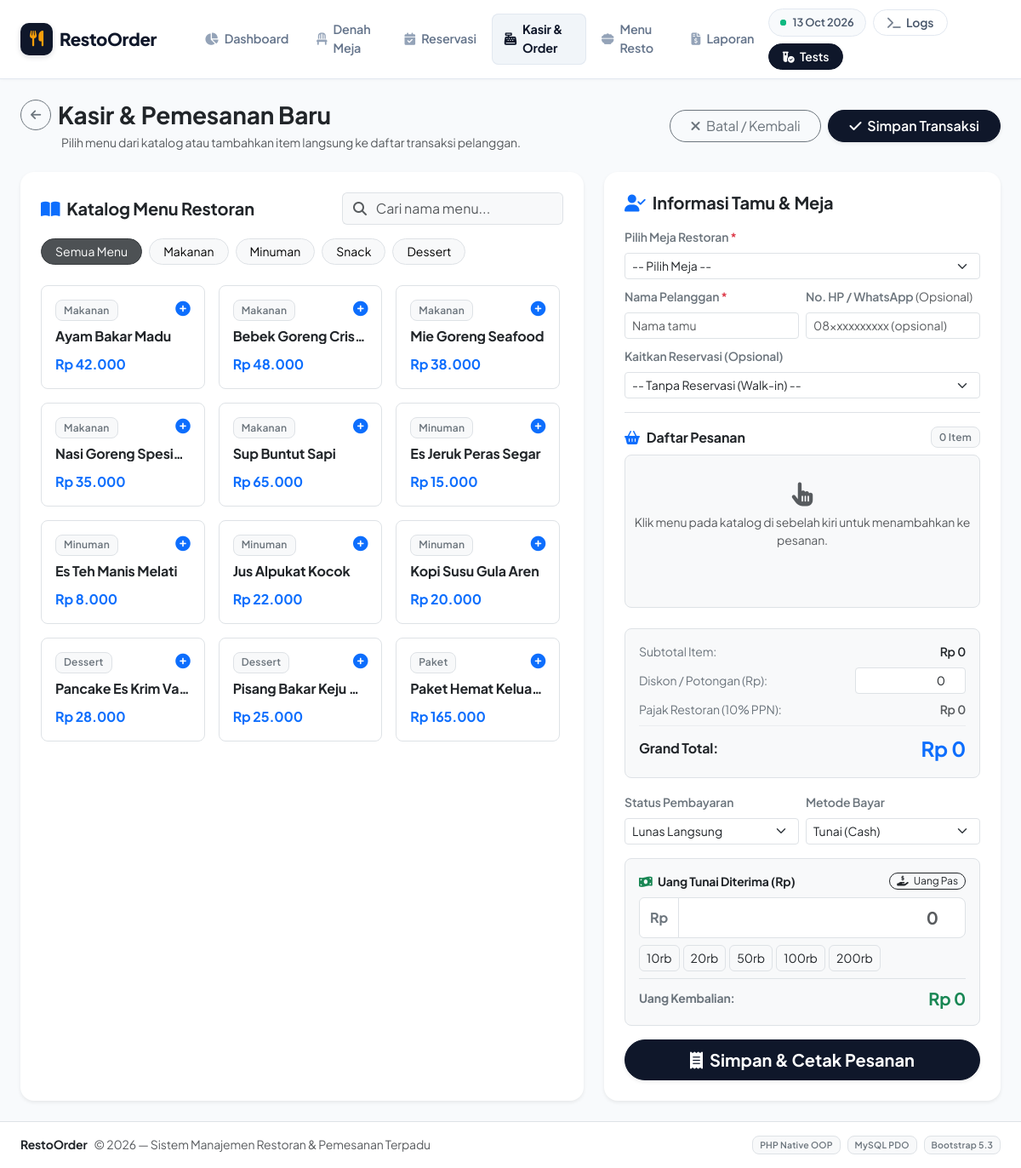
/index.php?page=orders&action=new, run on the app's committed database.
### tables this page shows
CREATE TABLE IF NOT EXISTS `menu_items` (
    `id` INT AUTO_INCREMENT PRIMARY KEY,
    `name` VARCHAR(100) NOT NULL,
    `category` ENUM('Makanan', 'Minuman', 'Dessert', 'Paket') NOT NULL,
    `price` DECIMAL(12,2) NOT NULL,
    `description` TEXT NULL,
    `is_available` TINYINT(1) NOT NULL DEFAULT 1,
    `created_at` TIMESTAMP DEFAULT CURRENT_TIMESTAMP
);

### app/Config/Database.php (called while the page is built, shortened)
<?php
class Database
{
    private static ?Database $instance = null;
    private PDO $connection;
    private function __construct()
    {
        $host     = '127.0.0.1';
        $port     = '3306';
        $dbName   = 'db_restoran';
        $username = 'root';
        $password = '';
        $dsn = "mysql:host={$host};port={$port};dbname={$dbName};charset=utf8mb4";
        $options = [
            PDO::ATTR_ERRMODE            => PDO::ERRMODE_EXCEPTION,
            PDO::ATTR_DEFAULT_FETCH_MODE => PDO::FETCH_ASSOC,
            PDO::ATTR_EMULATE_PREPARES   => false,
        ];
        try {
            $this->connection = new PDO($dsn, $username, $password, $options);
        } catch (PDOException $e) {
            ErrorHandler::logError("Koneksi Database Gagal: " . $e->getMessage());
            die("Koneksi ke database gagal. Pastikan MySQL sudah aktif dan jalankan setup_db.php terlebih dahulu.");
        }
    }
    public static function getInstance(): Database
    {
        if (self::$instance === null) {
            self::$instance = new self();
        }
        return self::$instance;
    }
    public function getConnection(): PDO
    {
        return $this->connection;
    }
}

### app/Core/Model.php (called while the page is built, shortened)
<?php
abstract class Model
{
    public function __construct()
    {
        $this->db = Database::getInstance()->getConnection();
    }
}

### app/Models/MenuItem.php (called while the page is built, shortened)
<?php
class MenuItem extends Model
{
    protected string $table = 'menu_items';
    public function getActiveMenu(?string $category = null): array
    {
        if ($category) {
            $sql = "SELECT * FROM {$this->table} WHERE is_available = 1 AND category = :category ORDER BY name ASC";
            $stmt = $this->db->prepare($sql);
            $stmt->execute([':category' => $category]);
        } else {
            $sql = "SELECT * FROM {$this->table} WHERE is_available = 1 ORDER BY category ASC, name ASC";
            $stmt = $this->db->query($sql);
        }
        return $stmt->fetchAll();
    }
}

### app/Helpers/FormatHelper.php (called while the page is built, shortened)
<?php
class FormatHelper
{
    public static function rupiah(float|int $amount): string
    {
        return 'Rp ' . number_format($amount, 0, ',', '.');
    }
}

### views/order_create.php (the view, shortened to what this page needs)
<?php
require_once __DIR__ . '/layouts/header.php';
?>
<div class="container-fluid px-0">
    <div class="d-flex flex-column flex-md-row justify-content-between align-items-md-center gap-3 mb-4">
        <div>
            <div class="d-flex align-items-center gap-2">
                <a href="index.php?page=orders" class="btn btn-outline-secondary btn-sm rounded-circle d-flex align-items-center justify-content-center" style="width: 36px; height: 36px;">
                    <i class="fa-solid fa-arrow-left"></i>
                </a>
                <h3 class="fw-bold text-dark m-0">Kasir & Pemesanan Baru</h3>
            </div>
            <p class="text-muted small m-0 ms-md-5 mt-1">Pilih menu dari katalog atau tambahkan item langsung ke daftar transaksi pelanggan.</p>
        </div>
        <div class="d-flex gap-2">
            <a href="index.php?page=orders" class="btn btn-outline-secondary rounded-pill px-4">
                <i class="fa-solid fa-xmark me-1"></i> Batal / Kembali
            </a>
            <button type="submit" form="formPosOrder" class="btn btn-primary rounded-pill px-4 shadow-sm">
                <i class="fa-solid fa-check me-1"></i> Simpan Transaksi
            </button>
        </div>
    </div>
    <form action="index.php?page=orders&action=create" method="POST" id="formPosOrder">
        <div class="row g-4">
            <div class="col-12 col-xl-7 col-lg-6">
                <div class="card border-0 shadow-sm rounded-4 bg-white p-4 h-100">
                    <div class="d-flex flex-column flex-sm-row justify-content-between align-items-sm-center gap-3 mb-3">
                        <h5 class="fw-bold text-dark m-0">
                            <i class="fa-solid fa-book-open text-primary me-2"></i>Katalog Menu Restoran
                        </h5>
                        <div class="input-group" style="max-width: 260px;">
                            <span class="input-group-text bg-light border-end-0 text-muted"><i class="fa-solid fa-magnifying-glass"></i></span>
                            <input type="text" id="searchMenuInput" class="form-control bg-light border-start-0 ps-0" placeholder="Cari nama menu...">
                        </div>
                    </div>
                    <div class="d-flex gap-2 overflow-auto pb-2 mb-3" id="categoryFilterBar">
                        <button type="button" class="btn btn-sm btn-dark rounded-pill px-3 cat-btn active" data-cat="all">Semua Menu</button>
                        <button type="button" class="btn btn-sm btn-light border rounded-pill px-3 cat-btn" data-cat="Makanan">Makanan</button>
                        <button type="button" class="btn btn-sm btn-light border rounded-pill px-3 cat-btn" data-cat="Minuman">Minuman</button>
                        <button type="button" class="btn btn-sm btn-light border rounded-pill px-3 cat-btn" data-cat="Snack">Snack</button>
                        <button type="button" class="btn btn-sm btn-light border rounded-pill px-3 cat-btn" data-cat="Dessert">Dessert</button>
                    </div>
                    <div class="row g-3" id="menuCardsContainer" style="max-height: 620px; overflow-y: auto; padding-right: 4px;">
                        <?php if (empty($menuItems)): ?>
                            <div class="col-12 text-center py-5 text-muted">
                                <i class="fa-solid fa-utensils fs-1 mb-2 opacity-50"></i>
                                <p>Tidak ada menu yang tersedia saat ini.</p>
                            </div>
                        <?php else: ?>
                            <?php foreach ($menuItems as $m): ?>
                                <div class="col-12 col-sm-6 col-md-4 menu-item-card" data-id="<?= $m['id'] ?>" data-name="<?= strtolower(htmlspecialchars($m['name'])) ?>" data-category="<?= htmlspecialchars($m['category']) ?>">
                                    <div class="card h-100 border rounded-3 p-3 shadow-none hover-card" style="transition: all 0.2s ease; cursor: pointer;" onclick="addItemToOrder(<?= $m['id'] ?>, '<?= addslashes(htmlspecialchars($m['name'])) ?>', <?= (float)$m['price'] ?>)">
                                        <div class="d-flex justify-content-between align-items-start mb-2">
                                            <span class="badge bg-light text-secondary border small"><?= htmlspecialchars($m['category']) ?></span>
                                            <div class="text-primary fw-bold small"><i class="fa-solid fa-plus-circle fa-lg"></i></div>
                                        </div>
                                        <h6 class="fw-bold text-dark mb-1 text-truncate" title="<?= htmlspecialchars($m['name']) ?>"><?= htmlspecialchars($m['name']) ?></h6>
                                        <div class="text-primary fw-bold mt-auto pt-2 fs-6">
                                            <?= FormatHelper::rupiah($m['price']) ?>
                                        </div>
                                    </div>
                                </div>
                            <?php endforeach; ?>
                        <?php endif; ?>
                    </div>
                </div>
            </div>
            <div class="col-12 col-xl-5 col-lg-6">
                <div class="card border-0 shadow-sm rounded-4 bg-white p-4">
                    <div class="border-bottom pb-3 mb-3">
                        <h5 class="fw-bold text-dark mb-3">
                            <i class="fa-solid fa-user-check text-primary me-2"></i>Informasi Tamu & Meja
                        </h5>
                        <div class="row g-2">
                            <div class="col-12">
                                <label class="form-label small fw-semibold text-secondary">Pilih Meja Restoran <span class="text-danger">*</span></label>
                                <select name="table_id" class="form-select form-select-sm" required>
                                    <option value="">-- Pilih Meja --</option>
                                </select>
                            </div>
                            <div class="col-6">
                                <label class="form-label small fw-semibold text-secondary">Nama Pelanggan <span class="text-danger">*</span></label>
                                <input type="text" name="customer_name" class="form-control form-control-sm" placeholder="Nama tamu" required>
                            </div>
                            <div class="col-6">
                                <label class="form-label small fw-semibold text-secondary">No. HP / WhatsApp <span class="text-muted fw-normal">(Opsional)</span></label>
                                <input type="text" name="customer_phone" class="form-control form-control-sm" placeholder="08xxxxxxxxxx (opsional)">
                            </div>
                            <div class="col-12">
                                <label class="form-label small fw-semibold text-secondary">Kaitkan Reservasi (Opsional)</label>
                                <select name="reservation_id" class="form-select form-select-sm">
                                    <option value="">-- Tanpa Reservasi (Walk-in) --</option>
                                </select>
                            </div>
                        </div>
                    </div>
                    <div class="mb-3">
                        <div class="d-flex justify-content-between align-items-center mb-2">
                            <h6 class="fw-bold text-dark m-0">
                                <i class="fa-solid fa-basket-shopping text-primary me-2"></i>Daftar Pesanan
                            </h6>
                            <span class="badge bg-light text-secondary border" id="itemCountBadge">0 Item</span>
                        </div>
                        <div id="cartItemsList" class="border rounded-3 p-2 bg-light mb-2" style="min-height: 180px; max-height: 280px; overflow-y: auto;">
                            <div id="emptyCartNotice" class="text-center py-4 text-muted">
                                <i class="fa-solid fa-hand-pointer fs-3 mb-2 opacity-40"></i>
                                <p class="small m-0">Klik menu pada katalog di sebelah kiri untuk menambahkan ke pesanan.</p>
                            </div>
                        </div>
                    </div>
                    <div class="bg-light p-3 rounded-3 border mb-3">
                        <div class="d-flex justify-content-between mb-2 small">
                            <span class="text-secondary">Subtotal Item:</span>
                            <span class="fw-semibold text-dark" id="displaySubtotal">Rp 0</span>
                        </div>
                        <div class="d-flex justify-content-between align-items-center mb-2 small">
                            <span class="text-secondary">Diskon / Potongan (Rp):</span>
                            <input type="number" name="discount_amount" id="inputDiscount" class="form-control form-control-sm text-end" style="width: 130px;" value="0" min="0">
                        </div>
                        <div class="d-flex justify-content-between mb-2 small">
                            <span class="text-secondary">Pajak Restoran (10% PPN):</span>
                            <span class="fw-semibold text-muted" id="displayTax">Rp 0</span>
                        </div>
                        <hr class="my-2 border-secondary-subtle">
                        <div class="d-flex justify-content-between align-items-center">
                            <span class="fw-bold text-dark fs-6">Grand Total:</span>
                            <span class="fw-bold text-primary fs-4" id="displayGrandTotal">Rp 0</span>
                        </div>
                    </div>
                    <div class="row g-2 mb-3">
                        <div class="col-6">
                            <label class="form-label small fw-semibold text-secondary">Status Pembayaran</label>
                            <select name="payment_status" id="selectPaymentStatus" class="form-select form-select-sm">
                                <option value="Lunas" selected>Lunas Langsung</option>
                            </select>
                        </div>
                        <div class="col-6">
                            <label class="form-label small fw-semibold text-secondary">Metode Bayar</label>
                            <select name="payment_method" id="selectPaymentMethod" class="form-select form-select-sm">
                                <option value="Tunai" selected>Tunai (Cash)</option>
                            </select>
                        </div>
                    </div>
                    <div id="cashCalculationBox" class="p-3 bg-light rounded-3 border mb-3">
                        <div class="d-flex justify-content-between align-items-center mb-2">
                            <label class="form-label small fw-bold text-dark m-0">
                                <i class="fa-solid fa-money-bill-wave text-success me-1"></i> Uang Tunai Diterima (Rp)
                            </label>
                            <button type="button" class="btn btn-sm btn-outline-dark py-0 px-2 rounded-pill" id="btnExactCash" style="font-size: 0.75rem;">
                                <i class="fa-solid fa-hand-holding-dollar me-1"></i> Uang Pas
                            </button>
                        </div>
                        <div class="input-group mb-2">
                            <span class="input-group-text bg-white fw-bold text-secondary">Rp</span>
                            <input type="number" name="cash_received" id="inputCashReceived" class="form-control form-control-lg fw-bold text-end" placeholder="0" min="0" step="500">
                        </div>
                        <div class="d-flex flex-wrap gap-1 mb-2">
                            <button type="button" class="btn btn-sm btn-white border py-1 px-2 rounded-2 quick-cash-btn small" data-val="10000">10rb</button>
                            <button type="button" class="btn btn-sm btn-white border py-1 px-2 rounded-2 quick-cash-btn small" data-val="20000">20rb</button>
                            <button type="button" class="btn btn-sm btn-white border py-1 px-2 rounded-2 quick-cash-btn small" data-val="50000">50rb</button>
                            <button type="button" class="btn btn-sm btn-white border py-1 px-2 rounded-2 quick-cash-btn small" data-val="100000">100rb</button>
                            <button type="button" class="btn btn-sm btn-white border py-1 px-2 rounded-2 quick-cash-btn small" data-val="200000">200rb</button>
                        </div>
                        <div class="d-flex justify-content-between align-items-center pt-2 border-top">
                            <span class="fw-bold text-secondary small">Uang Kembalian:</span>
                            <span class="fw-bold fs-5 text-success" id="displayChangeAmount">Rp 0</span>
                        </div>
                    </div>
                    <button type="submit" class="btn btn-primary btn-lg w-100 rounded-pill fw-bold py-2 shadow-sm">
                        <i class="fa-solid fa-receipt me-2"></i>Simpan & Cetak Pesanan
                    </button>
                </div>
            </div>
        </div>
    </form>
</div>
<?php require_once __DIR__ . '/layouts/footer.php'; ?>

### data on the page
menu_items: category "Makanan", name "Ayam Bakar Madu", price "Rp 42.000"
menu_items: category "Makanan", name "Bebek Goreng Cris…", price "Rp 48.000"
menu_items: category "Makanan", name "Mie Goreng Seafood", price "Rp 38.000"
menu_items: category "Makanan", name "Nasi Goreng Spesi…", price "Rp 35.000"
menu_items: category "Makanan", name "Sup Buntut Sapi", price "Rp 65.000"
menu_items: category "Minuman", name "Es Jeruk Peras Segar", price "Rp 15.000"
menu_items: category "Minuman", name "Es Teh Manis Melati", price "Rp 8.000"
menu_items: category "Minuman", name "Jus Alpukat Kocok", price "Rp 22.000"
menu_items: category "Minuman", name "Kopi Susu Gula Aren", price "Rp 20.000"
menu_items: category "Dessert", name "Pancake Es Krim Va…", price "Rp 28.000"
menu_items: category "Dessert", name "Pisang Bakar Keju…", price "Rp 25.000"
menu_items: category "Paket", name "Paket Hemat Kelua…", price "Rp 165.000"
